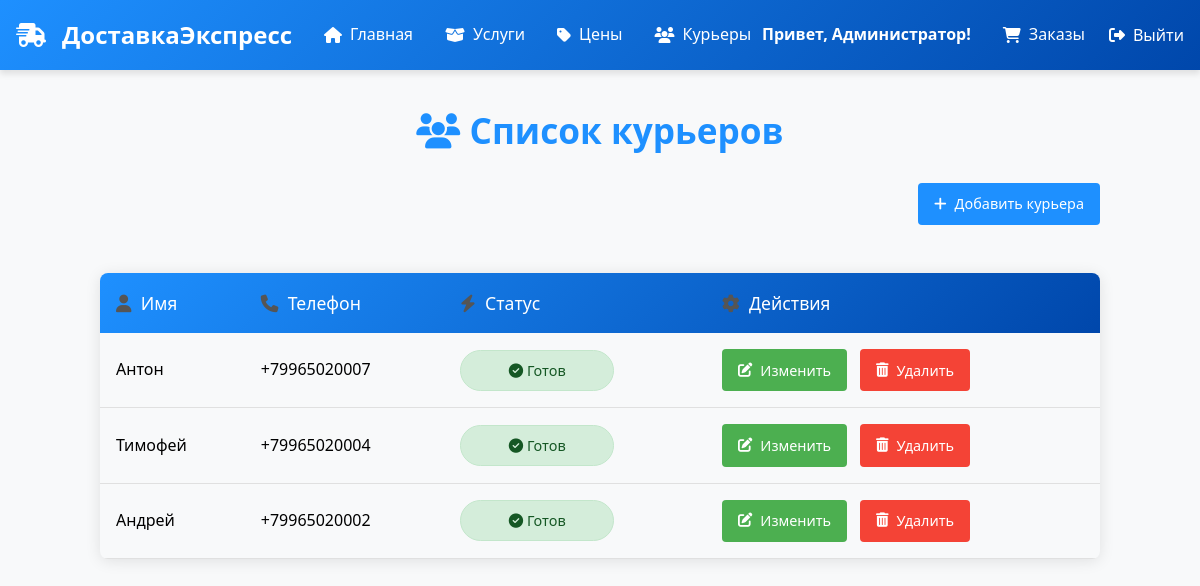
Before: /couriers/ (signed in) with the older database file.
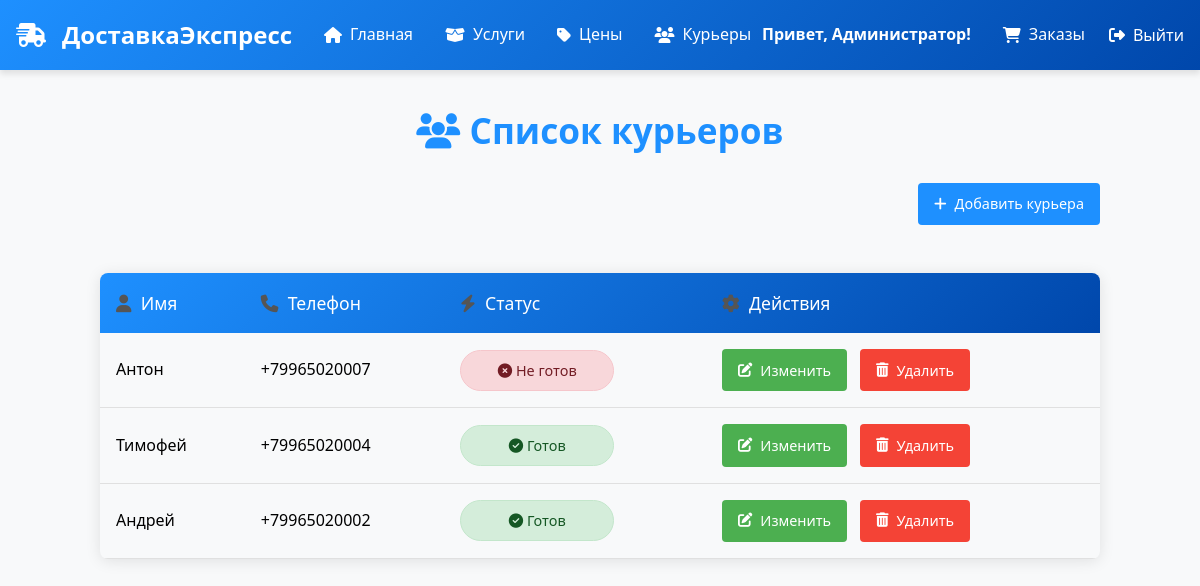
After: the same page with the newer database file.
### delivery/models.py (models this page shows, shortened)
class CustomUser(AbstractUser):
    username = None  # Удаляем поле username
    phone = models.CharField(_('Phone'), max_length=20, unique=True)
    name = models.CharField(_('Name'), max_length=100)
    is_ready = models.BooleanField(default=False, verbose_name="Готов к доставке")
    role = models.ForeignKey(
        Role,
        on_delete=models.SET_NULL,
        null=True,
        blank=True,
        default=None,  # Явно указываем, что по умолчанию null
        verbose_name="Роль",
        related_name='users'
    )
    USERNAME_FIELD = 'phone'
    REQUIRED_FIELDS = ['name']  # Обязательные поля при createsuperuser
    objects = CustomUserManager()

### delivery/views.py (the view)
# urls.py: path('couriers/', admin_couriers, name='admin_couriers'),
@user_passes_test(is_admin)
def admin_couriers(request):
    couriers = CustomUser.objects.filter(role__name='Курьер').order_by('-date_joined')
    return render(request, 'delivery/admin_couriers.html', {'couriers': couriers})

### delivery/views.py (called while the page is built)
def is_admin(user):
    return user.is_staff or user.is_superuser

### templates/delivery/admin_couriers.html (shortened to what this page needs)
{% extends "base.html" %}
{% load static %}
{% block content %}
<div class="courier-container">
    <h1><i class="fas fa-users"></i> Список курьеров</h1>
    {% if user.is_staff or user.is_superuser %}
    <div class="add-courier-container">
        <a href="{% url 'courier_create' %}" class="btn btn-add">
            <i class="fas fa-plus"></i> Добавить курьера
        </a>
    </div>
    {% endif %}
    {% if couriers %}
    <div class="table-responsive">
        <table class="courier-table">
            <thead>
                <tr>
                    <th><i class="fas fa-user"></i> Имя</th>
                    <th><i class="fas fa-phone"></i> Телефон</th>
                    <th><i class="fas fa-bolt"></i> Статус</th>
                    {% if user.is_staff or user.is_superuser %}
                    <th><i class="fas fa-cog"></i> Действия</th>
                    {% endif %}
                </tr>
            </thead>
            <tbody>
                {% for courier in couriers %}
                <tr>
                    <td>{{ courier.name }}</td>
                    <td>{{ courier.phone }}</td>
                    <td>
                        <span class="status-badge {% if courier.is_ready %}status-ready{% else %}status-not-ready{% endif %}">
                            {% if courier.is_ready %}
                                <i class="fas fa-check-circle"></i> Готов
                            {% else %}
                                <i class="fas fa-times-circle"></i> Не готов
                            {% endif %}
                        </span>
                    </td>
                    {% if user.is_staff or user.is_superuser %}
                    <td>
                        <div class="action-buttons">
                            <a href="{% url 'courier_edit' courier.id %}" class="btn btn-edit">
                                <i class="fas fa-edit"></i> Изменить
                            </a>
                            <a href="{% url 'courier_delete' courier.id %}" class="btn btn-delete">
                                <i class="fas fa-trash-alt"></i> Удалить
                            </a>
                        </div>
                    </td>
                    {% endif %}
                </tr>
                {% endfor %}
            </tbody>
        </table>
    </div>
    {% endif %}
</div>
{% endblock %}

Changed rows visible on the page:
changed CustomUser "Антон": is_ready "Готов" → "Не готов"
